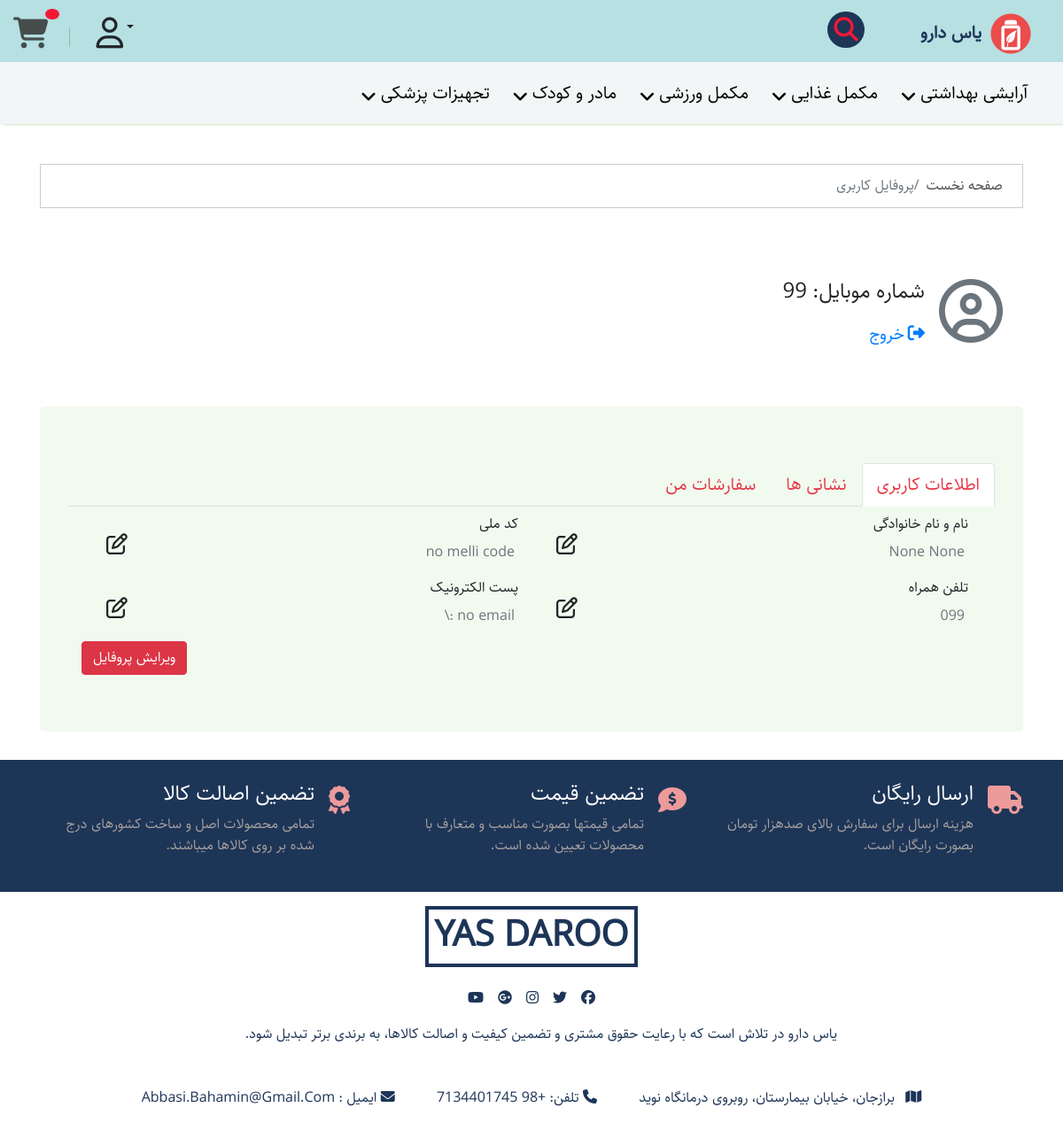
Page /userprofile/home/1 (signed in) on the committed database.
### accounts/models.py (models this page shows, shortened)
class User(AbstractBaseUser):
    phone_number        = models.BigIntegerField(unique=True)
    is_active           = models.BooleanField(default=True)
    is_admin            = models.BooleanField(default=False)
    USERNAME_FIELD = 'phone_number'
    objects = MyUserManager()

### userprofile/models.py (models this page shows, shortened)
class UserProfile(models.Model):
    user_name           = models.ForeignKey(User, null=True, blank=True, on_delete=models.CASCADE)
    first_name          = models.CharField(max_length=120, null=True, blank=True)
    last_name           = models.CharField(max_length=120, null=True, blank=True)
    contact_number      = models.IntegerField(null=True, blank=True)
    melli_code          = models.IntegerField(null=True, blank=True)
    email               = models.EmailField(null=True, blank=True)

### userprofile/views.py (the view)
# urls.py: path('home/<int:id>', main_profile_page, name='main-profile-page'),
@login_required
def main_profile_page(request, id):
    user = User.objects.filter(pk=id).first()
    user_profile = UserProfile.objects.filter(user_name=user).first()
    context = {
        'user': user,
        'user_profile': user_profile,
        'active_tab': 'main',
    }
    return render(request, 'userprofile/main_profile_page.html', context)

### carts/models.py (called while the page is built, shortened)
    def new_or_get(self, request):
        if request.user.is_authenticated:
            user = request.user
            order_obj, created = Order.objects.get_or_create(user=user, status='pending')
            session_order_id = request.session.get('order_id', None)
        else:
            order_obj, created = Order.objects.get_or_create(user=None, status='pending')
            request.session['order_id'] = order_obj.id
        return order_obj, created

### main/context_processors.py (called while the page is built)
def general_context(request):
    cart_obj, new_obj = Order.objects.new_or_get(request)
    return {
                'cart': cart_obj,
            }

### userprofile/templates/userprofile/main_profile_page.html (shortened to what this page needs)
{% extends 'website/base.html' %}
{% block content %}
<div class="container">
  <div class="row">
    <div class="col-12">
      <ul class="breadcrumb direction">
        <li class="breadcrumb-item"><a href="#">صفحه نخست</a></li>
        <li class="breadcrumb-item active">پروفایل کاربری</li>
      </ul>
    </div>
  </div>
</div>
<div class="container">
  <div class="U5 mb-2 mr-2 col-12">
    <div><i class="far fa-user-circle text-muted" style="font-size:4.5rem;"></i></div>
    <div><p class="name1 mr-3">شماره موبایل: {{ user.phone_number }}</p><a href="{% url 'accounts:logout' %}" class="Exit mr-3"><i class="fas fa-sign-out-alt ml-1"></i>خروج</a></div>
  </div>
</div>
<section>
  <div class="container">
    <div class="row">
      <div class="col">
        <div class="jumbotron j1">
          <ul class="nav nav-tabs d-flex flex-wrap" role="tablist">
            <li class="nav-item">
              <a href="#userInformation" class="nav-link {% if active_tab == 'main' %} active {% endif %} product-info-link" data-toggle="tab">اطلاعات کاربری</a>
            </li>
            <li class="nav-item">
              <a href="#userAddress" class="nav-link {% if active_tab == 'address_tab' %} active {% endif %} product-info-link" data-toggle="tab">نشانی ها</a>
            </li>
            <li class="nav-item">
              <a href="#userOrders" class="nav-link product-info-link" data-toggle="tab">سفارشات من</a>
            </li>
          </ul>
          <div class="tab-content">
            <div id="userInformation" class="container tab-pane {% if active_tab == 'main' %} active {% else %} fade {% endif %}">
              <div class="container mt-2">
                <div class="row">
                  <div class="col d-flex info1">
                    <div class="rightA">
                      <label for="name1">نام و نام خانوادگی</label>
                      {% if user_profile %}
                        <p id="name1" class="text-muted pr-1">{{ user_profile.first_name }}  {{ user_profile.last_name   }}</p>
                      {% else %}
                        <p id="name1" class="text-muted pr-1">no user profile</p>
                      {% endif %}
                    </div>
                    <div class="leftA">
                      <button class="btn" data-toggle="modal" data-target="#editName1"><i class="far fa-edit"></i>
                      </button>
                    </div>
                  </div>
                  <div class="col d-flex info1">
                    <div class="rightA">
                      <label for="name1">کد ملی</label>
                      {% if user_profile.melli_code %}
                        <p id="name1" class="text-muted pr-1">{{ user_profile.melli_code }}</p>
                      {% else %}
                        <p id="name1" class="text-muted pr-1">no melli code</p>
                      {% endif %}
                    </div>
                    <div class="leftA">
                      <button class="btn" data-toggle="modal" data-target="#editMelliCode"><i class="far fa-edit"></i>
                      </button>
                    </div>
                  </div>
                  <div class="col d-flex info1">
                    <div class="rightA">
                      <label for="name1">تلفن همراه</label>
                      <p id="name1" class="text-muted pr-1">0{{ user.phone_number }}</p>
                    </div>
                    <div class="leftA">
                      <button class="btn" data-toggle="modal" data-target="#editPhone"><i class="far fa-edit"></i>
                      </button>
                    </div>
                  </div>
                  <div class="col d-flex info1">
                    <div class="rightA">
                      <label for="name1">پست الکترونیک</label>
                      {% if user_profile.email %}
                        <p id="name1" class="text-muted pr-1">{{ user_profile.email }}</p>
                      {% else %}
                        <p id="name1" class="text-muted pr-1">no email :\</p>
                      {% endif %}
                    </div>
                    <div class="leftA">
                      <button class="btn" data-toggle="modal" data-target="#editEmail"><i class="far fa-edit"></i>
                      </button>
                    </div>
                  </div>
                  <div class="col d-flex info1">
                  </div>
                  <div class="col d-flex info1">
                  </div>
                   <a href="{% url 'userprofile:edit-profile' %}" class="btn btn-danger">ویرایش پروفایل</a>
                </div>
              </div>
            </div>
          </div>
        </div>
      </div>
    </div>
  </div>
</section>
{% endblock %}

### static/website/css/style1.css (style rules this page uses)
* { margin: 0; padding: 0; }
body { background: white; direction: rtl; text-align: right; font-family: Sahel; }
a.nav-link { font: 20px Sahel; color: black; }
div.tab-content { direction: ltr; }
ul.direction { background-color: transparent; border: 1px solid rgba(128,128,128,0.4); border-radius: 0; }
ul.direction>li>a { color: rgba(0,0,0, 0.7); text-decoration: none; margin-right: 0.4rem; }
div.j1 { background-color: #F1FAEE; }
.product-info-link { color: #E63946 !important; text-decoration: none; }
.U5 { display: flex; align-items: center; height: 200px; position: relative; }
div.U5::after { content: ""; background: url(background1.png) no-repeat left, url(back1.png) no-repeat right; opacity: 0.6; top: 0; left: 0; bottom: 0; right: 0; position: absolute; z-index: -1; }
.name1 { font-size: 1.5rem; }
a.Exit { font-size: 1.2rem; display: inline-flex; align-items: center; }
div#userInformation { direction: rtl; }
.info1 { justify-content: space-between; }
.leftA { display: flex; align-items: center; }
.leftA>button i { font-size: 1.5rem; }

### rows in the picture
User: phone_number "99"
UserProfile: first_name "None", last_name "None"
